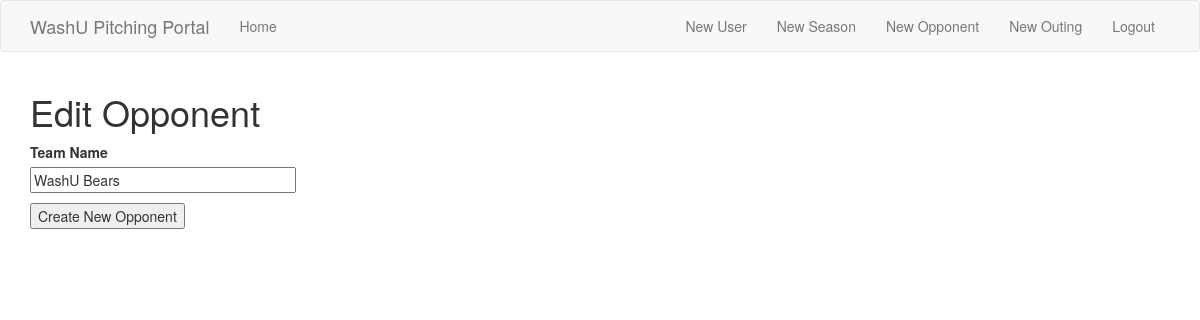
Before: /edit_opponent/1 (signed in) with the older database file.
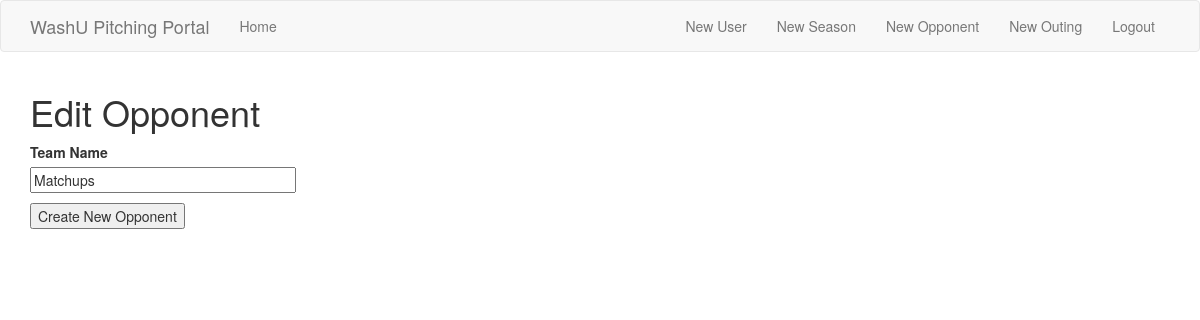
After: the same page with the newer database file.
### app/models.py (models this page shows, shortened)
class Opponent(db.Model):
    id = db.Column(db.Integer, primary_key=True)
    name = db.Column(db.String(64), index=True)
    outings = db.relationship('Outing', backref='opponent', lazy='dynamic')
    batters = db.relationship('Batter', backref='opponent', lazy='dynamic')

### app/routes.py (the view)
@app.route('/edit_opponent/<id>', methods=['GET', 'POST'])
@login_required
def edit_opponent(id):
    if not current_user.admin:
        flash('You are not an admin and cannot edit an opponent')
        return redirect(url_for('index'))
    opponent = Opponent.query.filter_by(id=id).first()
    if not opponent:
        flash('URL does not exist')
        return redirect(url_for('index'))
    form = OpponentForm()
    if form.validate_on_submit():
        opponent.name = form.name.data
        db.session.commit()
        flash('Congratulations, you just edited the opponent!')
        return redirect(url_for('opponent', id=opponent.id))
    return render_template('opponent/edit_opponent.html',
                           title='Edit Opponent',
                           opponent=opponent,
                           form=form)

### app/forms.py
class OpponentForm(FlaskForm):
    name = StringField('Team Name', validators=[DataRequired()])
    batter = FieldList(
        FormField(BatterForm),
        min_entries=2,
        max_entries=50,
        validators=[Optional()]
    )
    submit = SubmitField('Create New Opponent')

class BatterForm(FlaskForm):
    fullname = StringField('Name', validators=[Optional()])
    nickname = StringField('Initials/Number', validators=[Optional()])
    bats = SelectField('Bats', choices=[('R','R'),('L','L')], validators=[Optional()])
    grad_year = StringField('Grad Year', validators=[Optional()])
    submit = SubmitField('Create Batter', validators=[Optional()])

### app/models.py (called while the page is built)
@login.user_loader
def load_user(id):
    return User.query.get(int(id))

### app/templates/opponent/edit_opponent.html (shortened to what this page needs)
{% extends "base.html" %}
{% block app_content %}
    <h1>Edit Opponent</h1>
    <form method="post" novalidate>
        <p>
            {{ form.name.label }}<br>
            {{ form.name(size=32, value=opponent.name) }}
        </p>
        <p>
            {{ form.submit() }}
        </p>
    </form>
{% endblock %}

Changed rows visible on the page:
changed Opponent: name "WashU Bears" → "Matchups"
